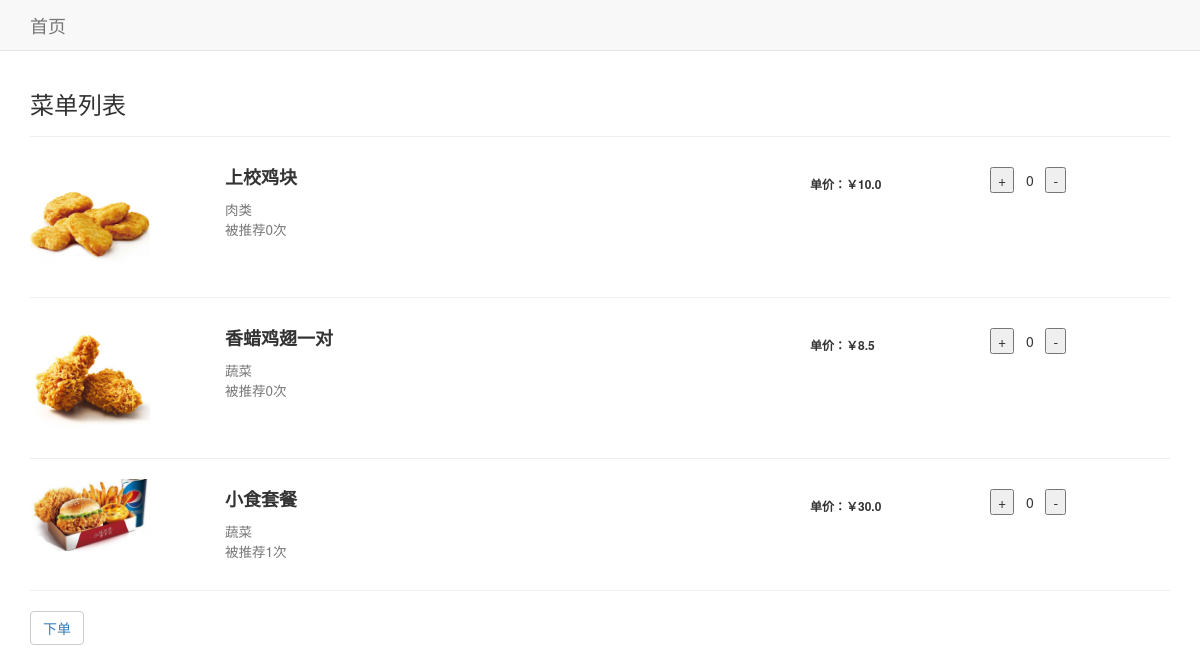
Page /UserController/order/7/ on the committed database.
### ManagementController/models.py (models this page shows, shortened)
class Dish(models.Model):
    RestaurantID = models.ForeignKey(Restaurant, on_delete=models.CASCADE)
    Name = models.CharField(max_length=50)
    Price = models.FloatField()
    Image = models.ImageField(upload_to=get_file_path, blank=True, null=True)
    Type_category = (
        (0, '开胃菜'),
        (1, '蔬菜'),
        (2, '肉类'),
        (3, '海鲜类'),
        (4, '汤'),
        (5, '甜品'),
        (6, '饮料'),
        (7, '其他'),
    )
    Type = models.PositiveSmallIntegerField(choices=Type_category)
    RecommendCount = models.PositiveIntegerField(default=0)

### UserController/views.py (the view)
# urls.py: url(r"^order/(?P<restaurant_id>\d)/$",views.order,name="order"),
def order(request,restaurant_id):
    restaurant = Restaurant.objects.get(id=restaurant_id)
    dishes = Dish.objects.filter(RestaurantID=restaurant)
    if request.method!="POST":
        carts = request.session.get("carts", None)
        if not carts:
            carts = {dish.id:0 for dish in dishes}
            request.session["carts"] = carts
        context = {"dishes": dishes,"carts":carts,"restaurant":restaurant}
        print(carts)
        return render(request,"UserController/order.html",context=context)
    pass

### UserController/templates/UserController/order.html (shortened to what this page needs)
{%extends "UserController/base.html"%}
{% load bootstrap3 %}
{% block header %}
    <h3>
        菜单列表
    </h3>
{% endblock header %}
{% block content %}
{% if dishes %}
{% for dish in dishes%}
 <div class="card-body">
     <div class="row">
         <div class="col-12 col-sm-12 col-md-2 text-center">
             <img class="img-responsive" src="/Files/{{dish.Image}}" alt="prewiew" width="120" height="80">
         </div>
         <div class="col-12 text-sm-center col-sm-12 text-md-left col-md-6">
             <h4 class="product-name"><strong>{{dish.Name}}</strong></h4>
             <h4>
                 <small>{{dish.get_Type_display}}</small>
                 <br>
                 <small>被推荐{{dish.RecommendCount}}次</small>
             </h4>
         </div>
         <div class="col-12 col-sm-12 text-sm-center col-md-4 text-md-right row">
             <div class="col-3 col-sm-3 col-md-6 text-md-right" style="padding-top: 10px">
                 <h6><strong>单价：￥{{dish.Price}}</strong></h6>
             </div>
             <div class="col-4 col-sm-4 col-md-4" style="padding-top:10px">
                 <div class="quantity">
                     <button class="add" data-id="{{dish.id}}">+</button>
                     {% for d,v in carts.items %}
                     {% ifequal dish.id d|add:0 %}
                     &nbsp <span id="{{dish.id}}">{{v}}</span> &nbsp
                     {% endifequal %}
                     {% endfor %}
                     <button class="minus" data-id="{{dish.id}}">-</button>
                 </div>
             </div>
         </div>
     </div>
     <hr>
 </div>
{% endfor %}
<div>
    <button class="btn btn-default"><a href="{%url 'UserController:confirm_order' restaurant.id %}">下单</a></button>
</div>
{% else %}
    <p>暂无菜品</p>
    <a href="{%url 'UserController:detail' restaurant.id %}">返回</a>
{% endif %}
{%endblock content %}

### rows in the picture
Dish: Image (picture), Name "上校鸡块", Type "肉类", RecommendCount "0", Price "10.0", carts "0"
Dish: Image (picture), Name "香蜡鸡翅一对", Type "蔬菜", RecommendCount "0", Price "8.5", carts "0"
Dish: Image (picture), Name "小食套餐", Type "蔬菜", RecommendCount "1", Price "30.0", carts "0"
